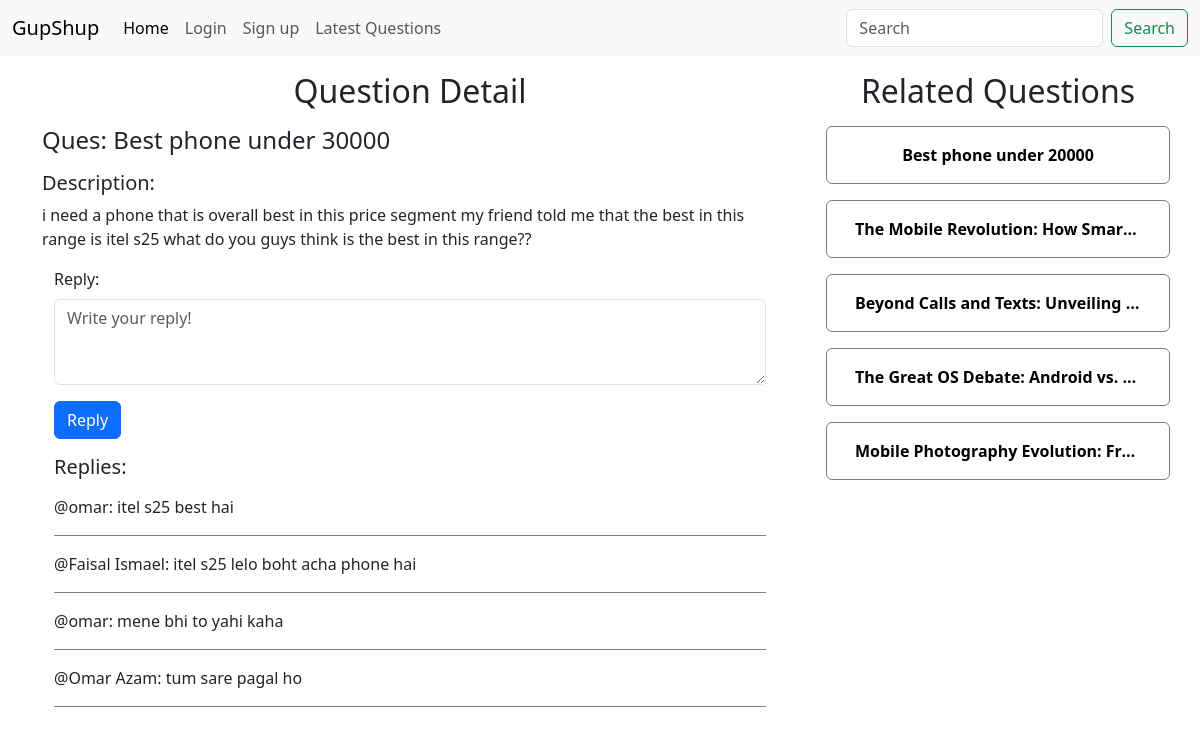
Page /?ques_id=2 on the committed database.
### tables this page shows
CREATE TABLE `questions` (
  `id` int(11) NOT NULL,
  `title` varchar(255) NOT NULL,
  `description` text DEFAULT NULL,
  `user_id` int(11) NOT NULL,
  `category_id` int(11) DEFAULT NULL,
  `created_at` timestamp NOT NULL DEFAULT current_timestamp()
);

CREATE TABLE `replies` (
  `id` int(11) NOT NULL,
  `replies` text NOT NULL,
  `question_id` int(11) NOT NULL,
  `user_id` int(11) NOT NULL,
  `created_at` timestamp NOT NULL DEFAULT current_timestamp()
);

### client/related_questions.php (the view)
<div class="category-box">
    <h2 class="heading mb-3 mt-3">Related Questions</h2>
    <?php
    $sql = "SELECT * FROM questions WHERE category_id = $category_id and id != $id;";
    $result = $conn->query($sql);
    if ($result) {
        if ($result->num_rows > 0) {
            while ($row = $result->fetch_assoc()) {
                $question_title = $row['title'];
                $question_id = $row['id'];
                    echo "<div title='$question_title' class='category row mb-3 p-3'>";
                    echo "<a class='text-wrap' href='?ques_id=$question_id'>$question_title</a>";
                    echo "</div>";
            }
        }
    }
    ?>
</div>

### client/question_details.php
<div class="container">
    <div class="row">
        <div class="col-sm-8">
            <h2 class="heading mt-3 mb-3">Question Detail</h2>
            <?php
            include('./common/db_connect.php');
            $ques_id = $_GET['ques_id'];
            $sql = "SELECT * FROM questions WHERE id = $ques_id";
            $result = $conn->query($sql);
            if ($result) {
                if ($result->num_rows == 1) {
                    $row = $result->fetch_assoc();
                    $title = $row['title'];
                    $description = $row['description'];
                    $id = $row['id'];
                    $category_id = $row['category_id'];
                    echo "<h4>Ques: $title</h4>";
                    echo "<h5 class='mt-3'>Description: </h5>";
                    echo "<p>$description</p>";
                    include('./client/replies.php');
                }
            }
            ?>
        </div>
        <div class="col-sm-4">
            <?php include('./client/related_questions.php') ?>
        </div>
    </div>
</div>

### client/replies.php (shortened to what this page needs)
<div class="container">
    <form action="./server/requests.php" method="post">
        <div class="mb-3 mt-3">
            <label for="reply" class="form-label">Reply: </label>
            <textarea class="form-control" id="replies" name="replies" rows="3" placeholder="Write your reply!"></textarea>
        </div>
        <button type="submit" name="reply" class="btn btn-primary">Reply</button>
    </form>
    <h5 class="mt-3">Replies: </h5>
    <?php
    $sql = "SELECT * FROM replies WHERE question_id = $ques_id;";
    $result = $conn->query($sql);
    if ($result) {
        if ($result->num_rows > 0) {
            while ($row = $result->fetch_assoc()) {
                $replies = $row['replies'];
                $user_id = $row['user_id'];
                $sql = "SELECT DISTINCT users.name FROM replies JOIN users ON replies.user_id = users.id WHERE replies.user_id = $user_id;";
                $user_result = $conn->query($sql);
                if ($user_result) {
                    if ($user_result->num_rows == 1) {
                        $user_data = $user_result->fetch_assoc();
                        $user_name = $user_data['name'];
                        echo "<div class='replies mt-3'>";
                        echo "<p>@$user_name: $replies</p>";
                        echo "</div>";
                    }
                }
            }
        }
    }
    ?>
</div>

### public/style.css (style rules this page uses)
.heading { text-align: center; }
.category { border: 0.15vw solid grey; border-radius: 0.5vw; font-weight: bold; text-align: center; }
.category-box { margin-left: 3vw; }
a { text-decoration: none; color: black; }
.replies { border-bottom: 1px solid grey; }
.text-wrap { white-space: nowrap !important; overflow: hidden; text-overflow: ellipsis; }

### rows in the picture
questions: title "Best phone under 30000", description "i need a phone that is overall best in this price segment my friend told me that the best in this range is itel s25 what do you guys think is the best in this range??"
replies: user_name "omar", replies "itel s25 best hai"
replies: user_name "Faisal Ismael", replies "itel s25 lelo boht acha phone hai"
replies: user_name "omar", replies "mene bhi to yahi kaha"
replies: user_name "Omar Azam", replies "tum sare pagal ho"
questions: title "Best phone under 20000"
questions: title "The Mobile Revolution: How Smar…"
questions: title "Beyond Calls and Texts: Unveiling…"
questions: title "The Great OS Debate: Android vs.…"
questions: title "Mobile Photography Evolution: Fr…"
